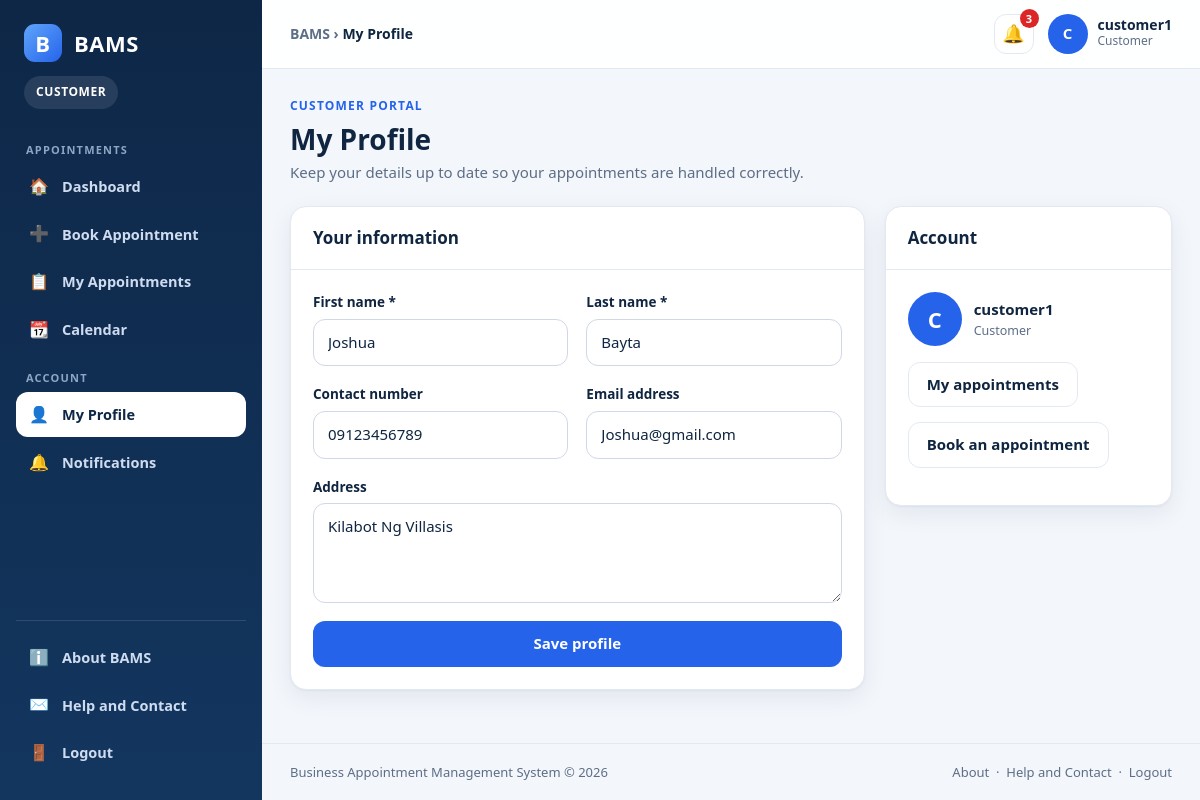
/customer_profile.php (signed in), run on the app's committed database.
### tables this page shows
CREATE TABLE `customers` (
  `customer_id` int(11) NOT NULL,
  `user_id` int(11) NOT NULL,
  `first_name` varchar(50) NOT NULL,
  `last_name` varchar(50) NOT NULL,
  `contact_number` varchar(20) DEFAULT NULL,
  `email` varchar(100) DEFAULT NULL,
  `address` varchar(255) DEFAULT NULL,
  `created_at` timestamp NOT NULL DEFAULT current_timestamp()
);

### bootstrap.php (called while the page is built, shortened)
<?php
function e($value): string
{
    return htmlspecialchars((string)($value ?? ""), ENT_QUOTES, "UTF-8");
}
function current_username(): string
{
    return $_SESSION["username"] ?? "";
}
function initial(string $name): string
{
    $name = trim($name);
    $first = function_exists("mb_substr") ? mb_substr($name, 0, 1) : substr($name, 0, 1);
    return strtoupper($first);
}

### customer_profile.php (the view, shortened to what this page needs)
<?php
require_once __DIR__ . "/includes/layout.php";
$user_id = (int)$_SESSION["user_id"];
function load_customer(mysqli $conn, int $uid): ?array
{
    $st = $conn->prepare("SELECT * FROM customers WHERE user_id = ?");
    $st->bind_param("i", $uid);
    $st->execute();
    return $st->get_result()->fetch_assoc() ?: null;
}
$customer = load_customer($conn, $user_id);
$c = $customer ?? [];
?>
<div class="page-head">
    <div><div class="eyebrow">Customer portal</div><h1>My Profile</h1><p>Keep your details up to date so your appointments are handled correctly.</p></div>
</div>
<div class="split">
    <div class="card">
        <div class="card-head"><div class="card-title">Your information</div></div>
        <div class="card-body">
            <form method="POST" action="customer_profile.php" class="form-grid">
                <div class="field"><label for="first_name">First name *</label><input id="first_name" name="first_name" maxlength="50" value="<?php echo e($c["first_name"] ?? ""); ?>" required></div>
                <div class="field"><label for="last_name">Last name *</label><input id="last_name" name="last_name" maxlength="50" value="<?php echo e($c["last_name"] ?? ""); ?>" required></div>
                <div class="field"><label for="contact_number">Contact number</label><input id="contact_number" type="tel" name="contact_number" maxlength="20" value="<?php echo e($c["contact_number"] ?? ""); ?>"></div>
                <div class="field"><label for="email">Email address</label><input id="email" type="email" name="email" maxlength="100" value="<?php echo e($c["email"] ?? ""); ?>"></div>
                <div class="field full"><label for="address">Address</label><textarea id="address" name="address" maxlength="255"><?php echo e($c["address"] ?? ""); ?></textarea></div>
                <div class="field full"><button class="btn" type="submit">Save profile</button></div>
            </form>
        </div>
    </div>
    <div class="card">
        <div class="card-head"><div class="card-title">Account</div></div>
        <div class="card-body">
            <div class="cell-user" style="margin-bottom:16px"><div class="avatar" style="width:54px;height:54px;font-size:22px"><?php echo e(initial(current_username())); ?></div>
                <div><div class="cell-title"><?php echo e(current_username()); ?></div><div class="cell-sub">Customer</div></div></div>
            <p><a class="btn btn-ghost" href="my_appointments.php">My appointments</a></p>
            <p><a class="btn btn-ghost" href="book_appointment.php">Book an appointment</a></p>
        </div>
    </div>
</div>

### bams.css (style rules this page uses)
:root { --bg:#f3f6fb; --surface:#ffffff; --ink:#0f2540; --muted:#5d6e86; --line:#e3e9f2; --primary:#2563eb; --primary-d:#1d4ed8; --primary-l:#e8effe; --navy:#0e2747; --navy-2:#13365f; --good:#15803d; --good-l:#e3f6ea; --wait:#b45309; --wait-l:#fdf1dc; --bad:#b91c1c; --bad-l:#fde7e7; --info:#0369a1; --info-l:#e0f2fb; --accent:#2563eb; --accent-l:#e8effe; --radius:16px; --shadow:0 1px 2px rgba(15,37,64,.05),0 8px 24px rgba(15,37,64,.07); --font:"Segoe UI",system-ui,-apple-system,"Helvetica Neue",Arial,sans-serif; }
body.role-customer { --accent:#2563eb;--accent-l:#e8effe }
* { box-sizing:border-box }
html { scroll-behavior:smooth }
body { margin:0;font-family:var(--font);background:var(--bg);color:var(--ink);font-size:15px;line-height:1.55 }
a { color:var(--primary);text-decoration:none }
h1,h2,h3,h4 { margin:0 0 .4em;line-height:1.25 }
.avatar { width:40px;height:40px;border-radius:50%;background:var(--accent);color:#fff;display:grid;place-items:center;font-weight:800 }
.page-head { display:flex;justify-content:space-between;align-items:flex-end;gap:16px;flex-wrap:wrap;margin-bottom:22px }
.page-head h1 { font-size:28px;margin:0 }
.page-head p { margin:4px 0 0;color:var(--muted) }
.eyebrow { font-size:12px;letter-spacing:1.2px;text-transform:uppercase;font-weight:800;color:var(--accent);margin-bottom:6px }
.card { background:var(--surface);border:1px solid var(--line);border-radius:var(--radius);box-shadow:var(--shadow);margin-bottom:22px;overflow:hidden }
.card-head { display:flex;justify-content:space-between;align-items:center;gap:14px;flex-wrap:wrap;padding:18px 22px;border-bottom:1px solid var(--line) }
.card-title { font-size:17px;font-weight:800 }
.card-body { padding:22px }
.split { display:grid;grid-template-columns:minmax(0,2fr) minmax(0,1fr);gap:20px;align-items:start }
.cell-user { display:flex;align-items:center;gap:12px }
.cell-title { font-weight:700 }
.cell-sub { font-size:12.5px;color:var(--muted) }
.btn { display:inline-flex;align-items:center;justify-content:center;gap:8px;padding:10px 18px;border-radius:12px;border:1px solid transparent;background:var(--accent);color:#fff;font:inherit;font-weight:700;cursor:pointer;text-decoration:none;transition:.15s }
.btn-ghost { background:#fff;color:var(--ink);border-color:var(--line) }
.form-grid { display:grid;grid-template-columns:repeat(2,minmax(0,1fr));gap:18px }
.field { display:flex;flex-direction:column;gap:6px }
.field.full { grid-column:1/-1 }
label { font-weight:700;font-size:13.5px }
input,select,textarea { font:inherit;color:var(--ink);background:#fff;border:1px solid #cfd8e6;border-radius:12px;padding:11px 14px;width:100%;transition:.15s }
textarea { min-height:100px;resize:vertical }

### data on the page
customers: first_name "Joshua", last_name "Bayta", contact_number "09123456789", email "Joshua@gmail.com", address "Kilabot Ng Villasis"

### other printed values
$role "CUSTOMER"
$group[0] "APPOINTMENTS"
$item[2] "🏠"
$item[1] "Dashboard"
$item[2] "➕"
$item[1] "Book Appointment"
$item[2] "📋"
$item[1] "My Appointments"
$item[2] "📆"
$item[1] "Calendar"
$group[0] "ACCOUNT"
$item[2] "👤"
$item[1] "My Profile"
$item[2] "🔔"
$item[1] "Notifications"
